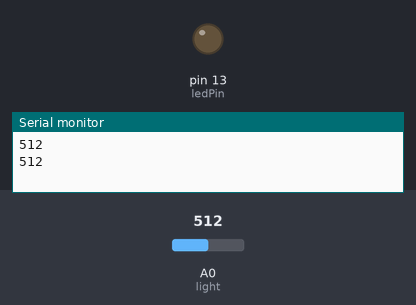
Simulated run of this sketch. Board: Arduino Uno, built with avr-gcc and run on an emulated ATmega328P. Parts: output pins drawn as LEDs (lit = HIGH), the last lines printed to the serial monitor. The test bench sets the inputs (shaded band); at power-on: A0 (light) = 512.

Above: at 1.2 s.
1.3 s: A0 (light) set to 22
3.2 s: A0 (light) set to 18
At 4.3 s:
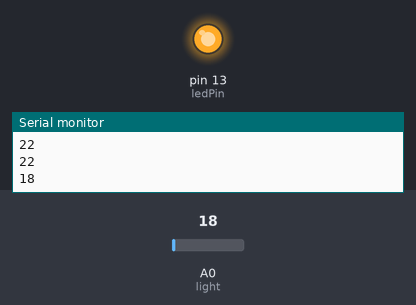
5.5 s: A0 (light) set to 122
At 7.2 s:
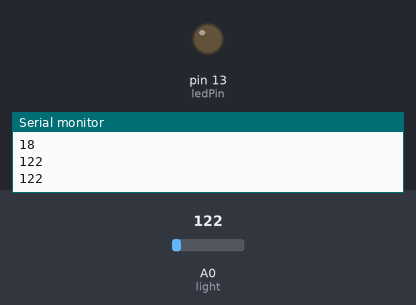
7.5 s: A0 (light) set to 10
At 8.9 s:
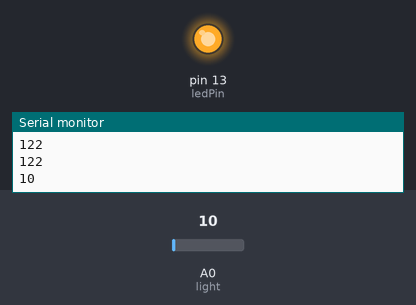
Timing chart, 0 to 10.5 s (numbered marks = the images above; inputs shaded):
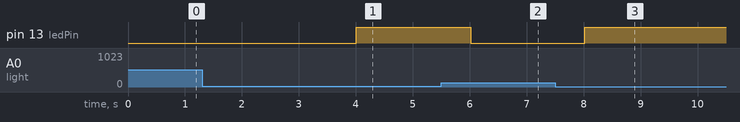

The sketch:

basicArduinioProj.ino
```cpp
const int ledPin = 13; //sets ledPin to 13
const int light = A0; //sets analogPin as the input, connected to photoresistor

void setup() {
  pinMode(ledPin, OUTPUT);
  pinMode(light, INPUT);
  Serial.begin(9600);
}
/*
  checks the voltage of the photoresistor analog pin, if it is high enough
  then it is dark so the device light turns on. If not then it turns the light
  off.
  It waits 1000ms after each check so a random low resistor value doesn't improperly
  knock out the light
*/
void loop() {
  if (lightSamples() < 20){
    digitalWrite(ledPin,HIGH); //turn light on when dark
  }else{
    digitalWrite(ledPin,LOW);  //turn light off when light
  }
  delay(1000); //wait before next sample
}
/*
  This takes 20 samples of the analog pin the photoresistor is connected to
  @return average analog pin value
*/
int lightSamples(){
    long unsigned int lightTotal = 0;
    int i = 0;
    while(i < 20){ //take 20 samples of photoresistor
      lightTotal += analogRead(light);
      //Serial.println(lightTotal);
    i++;
  }
  lightTotal = lightTotal / 20; //takes average of pin voltage
  Serial.println(lightTotal);
  return lightTotal;
}
```

Measured:
- the behaviour switches between 20 and 19 on A0 (light) (found by bisection; images 0 and 1)
- after the input at 3.2 s, pin 13 (ledPin): LOW → HIGH after 0.81 s
- after the input at 5.5 s, pin 13 (ledPin): HIGH → LOW after 0.52 s
- after the input at 7.5 s, pin 13 (ledPin): LOW → HIGH after 0.52 s
